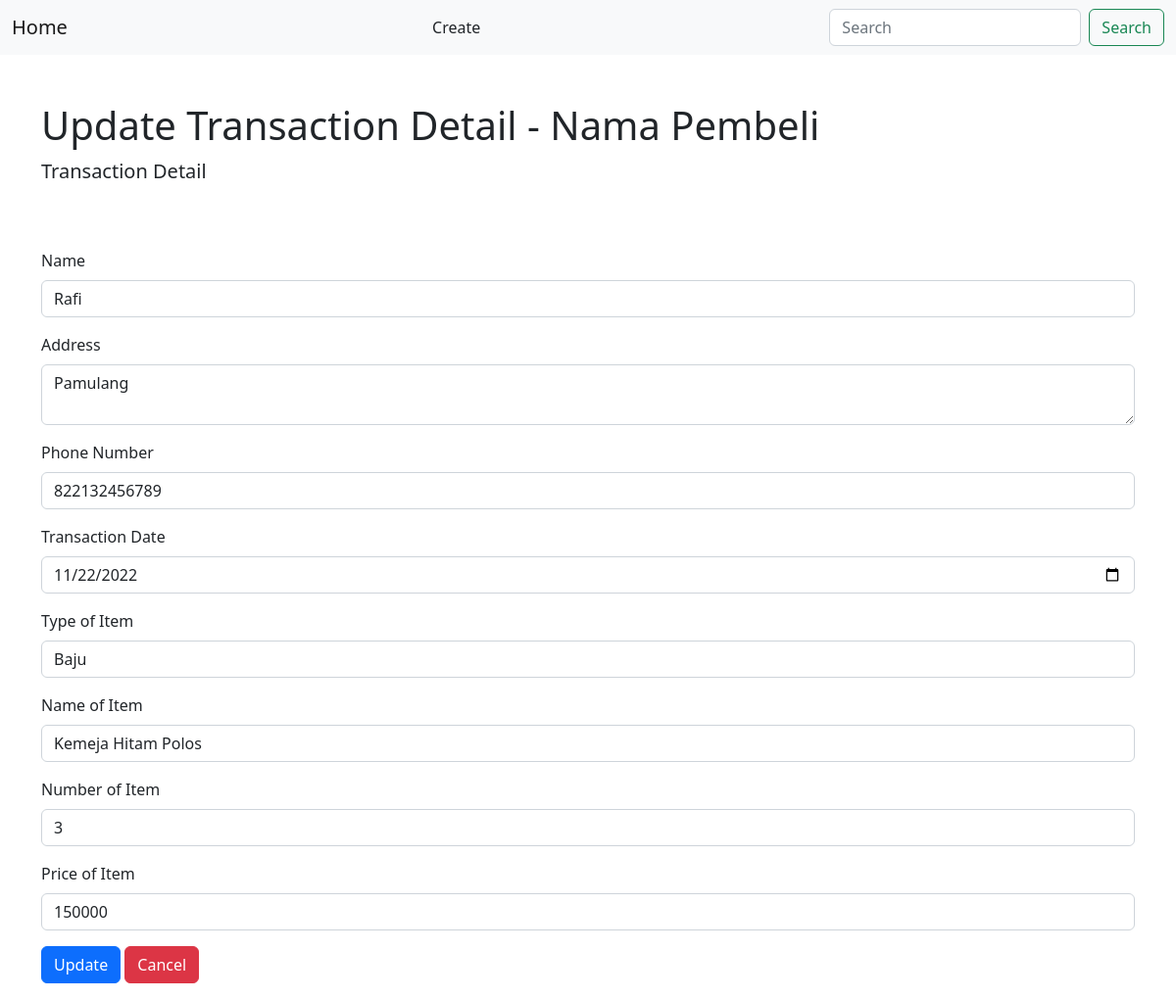
Page /update.php?id=1 on the committed database.
### tables this page shows
CREATE TABLE `sulaiman` (
  `id` int(11) NOT NULL,
  `nama` varchar(30) NOT NULL,
  `alamat` varchar(50) NOT NULL,
  `hp` varchar(20) NOT NULL,
  `tgl_transaksi` date NOT NULL,
  `jenis_barang` varchar(25) NOT NULL,
  `nama_barang` varchar(50) NOT NULL,
  `jumlah` int(20) NOT NULL,
  `harga` int(25) NOT NULL
);

### update.php (the view, shortened to what this page needs)
<?php
    require "config.php";
    if ($_SERVER['REQUEST_METHOD'] === "GET" && isset($_GET['id']) && $_GET['id'] != null) {
        $id = $_GET['id'];
        $sql = "SELECT * FROM sulaiman WHERE id = '$id'";
        $query = mysqli_query($conn, $sql);
    }
?>
<!DOCTYPE html>
<html>
    <head>
        <link href="https://cdn.jsdelivr.net/npm/bootstrap@5.2.0-beta1/dist/css/bootstrap.min.css" rel="stylesheet">
        <link href='https://unpkg.com/boxicons@2.1.2/css/boxicons.min.css' rel='stylesheet'>
        <link rel="stylesheet" href="https://unpkg.com/js-datepicker/dist/datepicker.min.css">
    </head>
    <body>
        <nav class="navbar bg-light">
            <div class="container-fluid">
              <a class="navbar-brand" href="index.php">Home</a>
              <a class="nav-link" href="create.php">Create</a>
              <form class="d-flex" role="search">
                <input class="form-control me-2" type="search" placeholder="Search" aria-label="Search">
                <button class="btn btn-outline-success" type="submit">Search</button>
              </form>
            </div>
          </nav>
        <main class="flex-shrink-0">
            <div class="container">
                <h1 class="mt-5">Update Transaction Detail - Nama Pembeli</h1>
                <p class="lead">Transaction Detail</p>
                <div class="row pt-5">
                    <div class="col-12">
                        <form method="POST" action="update.php">
                            <?php while ($data = mysqli_fetch_array($query)) { ?>
                                <div class="mb-3">
                                    <label class="form-label">Name</label>
                                    <input type="text" class="form-control"
                                            name="name" readonly
                                            value="<?= $data['nama'] ?>"
                                            >
                                </div>
                                <div class="mb-3">
                                    <label class="form-label">Address</label>
                                    <textarea class="form-control" name="address" ><?= $data['alamat'] ?></textarea>
                                </div>
                                <div class="mb-3">
                                    <label class="form-label">Phone Number</label>
                                    <input type="number" class="form-control"
                                            name="phone_number"
                                            value="<?= $data['hp'] ?>"
                                            >
                                </div>
                                <div class="mb-3">
                                    <label class="form-label">Transaction Date</label>
                                    <input type="date" class="form-control" name="date" value="<?= $data['tgl_transaksi'] ?>" >
                                </div>
                                <div class="mb-3">
                                    <label class="form-label">Type of Item</label>
                                    <input type="text" name="item_type" class="form-control" value="<?= $data['jenis_barang'] ?>" >
                                </div>
                                <div class="mb-3">
                                    <label class="form-label">Name of Item</label>
                                    <input type="text" name="item_name" class="form-control" value="<?= $data['nama_barang'] ?>" >
                                </div>
                                <div class="mb-3">
                                    <label class="form-label">Number of Item</label>
                                    <input type="number" class="form-control"
                                            name="item_number"
                                            value="<?= $data['jumlah'] ?>"
                                            >
                                </div>
                                <div class="mb-3">
                                    <label class="form-label">Price of Item</label>
                                    <input type="number" class="form-control"
                                            name="item_price"
                                            value="<?= $data['harga'] ?>"
                                            >
                                </div>
                                <div class="mb-3">
                                    <input type="submit" class="btn btn-primary" onclick="confirm('Are You Sure to Update?')" value="Update">
                                    <a href="index.php" class="btn btn-danger">Cancel</a>
                                </div>
                            <?php } ?>
                        </form>
                    </div>
                </div>
            </div>
        </main>
    </body>
</html>

### rows in the picture
sulaiman: name "Rafi", address "Pamulang", phone_number "822132456789", date "11/22/2022", item_type "Baju", item_name "Kemeja Hitam Polos", item_number "3", item_price "150000"
